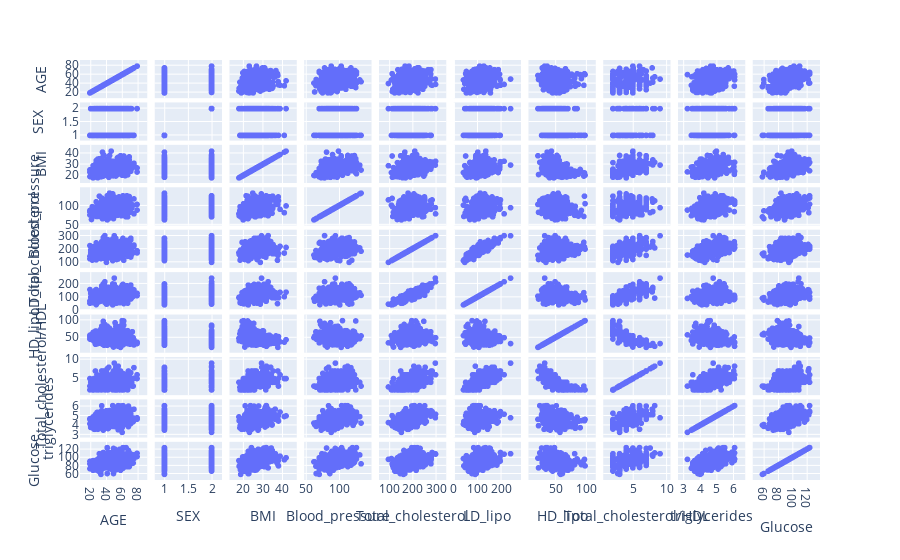

Notebook code cell kept with this figure:
### Markdown cell above
&#9989; **(6 pt):** Draw a scatter matrix plot of the data with the variables: **AGE, BMI, LD_lipo, triglycerides, and Glucose.** Make sure to include a title for your plot. (**Note** It may be useful to use Google to help you find relevant documentation.)

### Code cell
## Put your code here

fig = px.scatter_matrix(data)
fig.show()

### Figure 1 — Plotly figure (JSON) as saved in the notebook; plotly's stock layout.template omitted (floating-point values rounded to 4 significant figures; data arrays with more than 128 entries replaced by an {"elided": "..."} marker saying what was removed)
{"data": [{"dimensions": [{"axis": {"matches": true}, "label": "AGE", "values": {"elided": "442 int values"}}, {"axis": {"matches": true}, "label": "SEX", "values": {"elided": "442 int values"}}, {"axis": {"matches": true}, "label": "BMI", "values": {"elided": "442 float values"}}, {"axis": {"matches": true}, "label": "Blood_pressure", "values": {"elided": "442 float values"}}, {"axis": {"matches": true}, "label": "Total_cholesterol", "values": {"elided": "442 int values"}}, {"axis": {"matches": true}, "label": "LD_lipo", "values": {"elided": "442 float values"}}, {"axis": {"matches": true}, "label": "HD_lipo", "values": {"elided": "442 float values"}}, {"axis": {"matches": true}, "label": "Total_cholesterol/HDL", "values": {"elided": "442 float values"}}, {"axis": {"matches": true}, "label": "triglycerides", "values": {"elided": "442 float values"}}, {"axis": {"matches": true}, "label": "Glucose", "values": {"elided": "442 int values"}}], "hovertemplate": "%{xaxis.title.text}=%{x}<br>%{yaxis.title.text}=%{y}<extra></extra>", "legendgroup": "", "marker": {"color": "#636efa", "symbol": "circle"}, "name": "", "showlegend": false, "type": "splom"}], "layout": {"dragmode": "select", "legend": {"tracegroupgap": 0}, "margin": {"t": 60}}}
